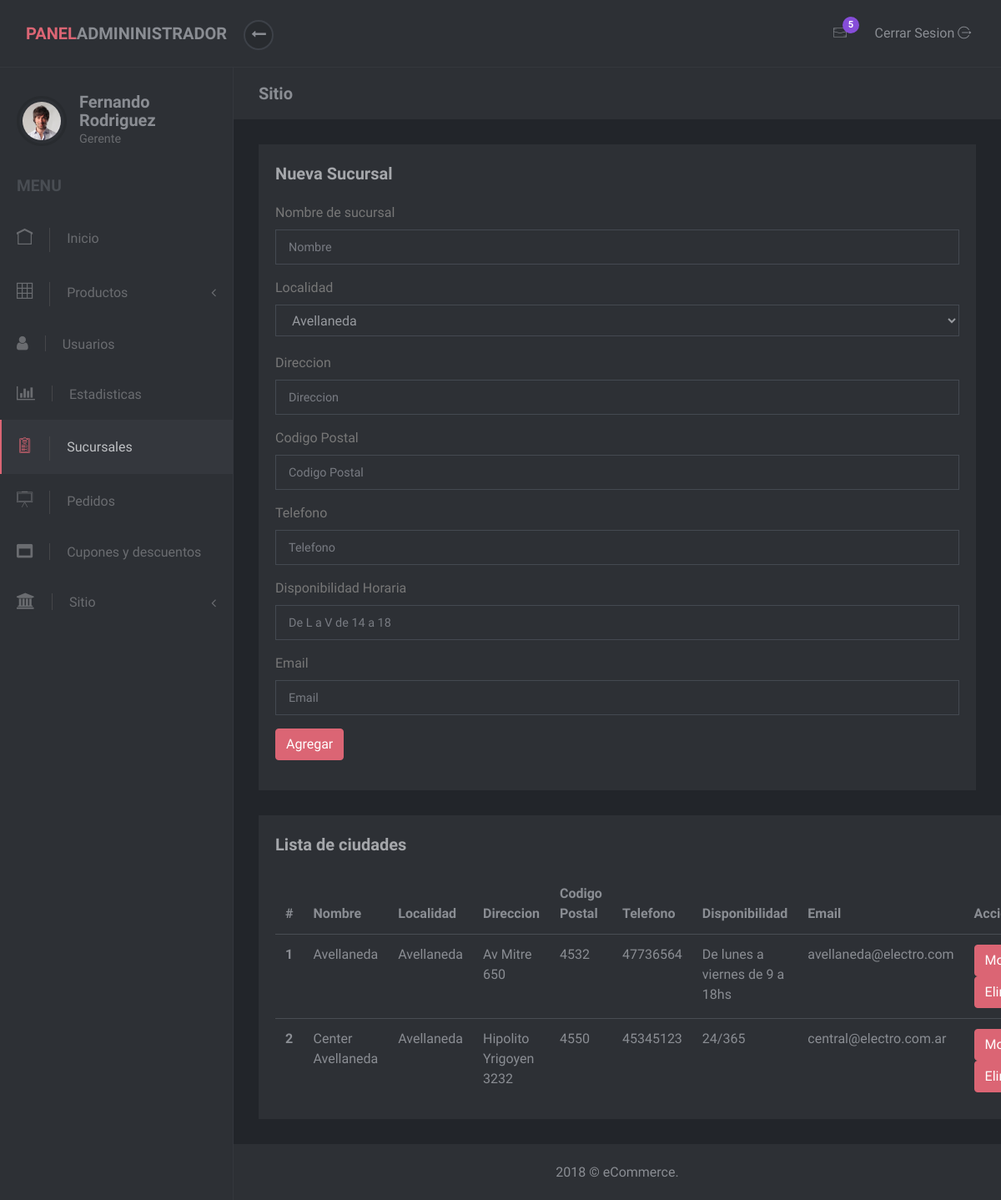
Page /admin/stores.php on the earlier database version.
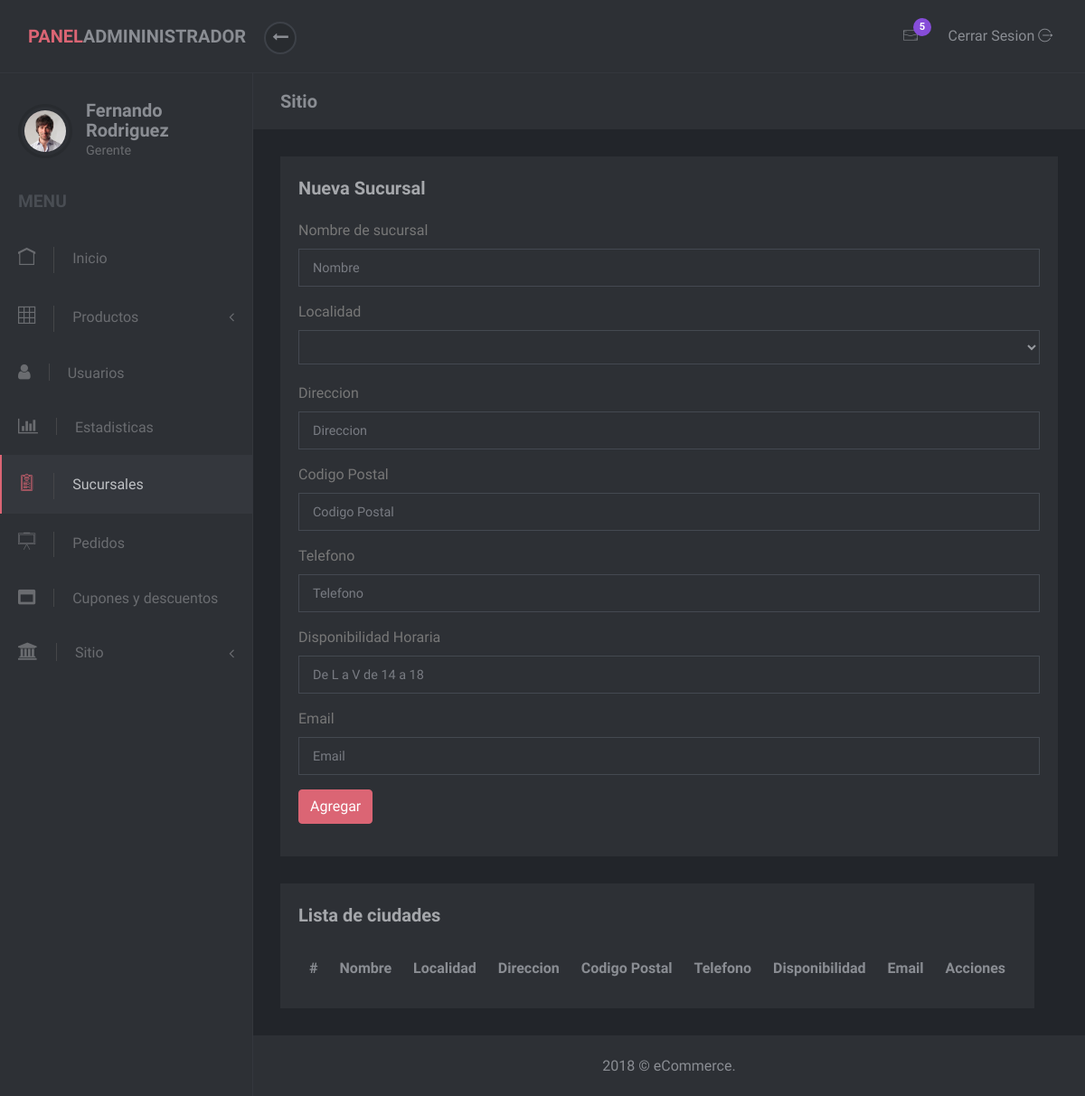
Same page on the later database version.
### tables this page shows
CREATE TABLE IF NOT EXISTS `store` (
  `idStore` int(11) NOT NULL,
  `idAddress` int(11) NOT NULL,
  `name` varchar(255) NOT NULL,
  `telephone` varchar(255) NOT NULL
);

CREATE TABLE IF NOT EXISTS `location` (
  `idLocation` int(11) NOT NULL,
  `idCity` int(11) NOT NULL,
  `name` varchar(255) NOT NULL
);

CREATE TABLE IF NOT EXISTS `address` (
  `idAddress` int(11) NOT NULL,
  `idLocation` int(11) NOT NULL,
  `address1` varchar(255) NOT NULL,
  `address2` varchar(255) NOT NULL,
  `postalCode` int(11) NOT NULL
);

### php/location.php (called while the page is built, shortened)
<?php
class Location
{
    function findLocationById($id)
    {
        $db = Database::getInstance();
        $mysqli = $db->getConnection();
        $sqlProcedure = "SELECT * FROM location WHERE idLocation='$id' LIMIT 1";
        if($result = $mysqli->query($sqlProcedure))
        {
            if(mysqli_num_rows($result) > 0)
            {
                $row = $result->fetch_array(MYSQLI_ASSOC);
                $this->name = $row["name"];
            }
        }else{
            new LogFiles(__FUNCTION__,"No puede devolver la localidad");
            header(ERROR_404);
        }
    }
    function getListOfLocations()
    {
        $db = Database::getInstance();
        $mysqli = $db->getConnection();
        $sqlProcedure = "SELECT * FROM location";
        if($result = $mysqli->query($sqlProcedure))
        {
                $listaLocations = array();
                while ($row = $result->fetch_assoc())
                {
                    $listaLocations[] = $row;
                }
                return $listaLocations;
        }else{
            new LogFiles(__FUNCTION__,"No puede devolver todos las localidades");
            header(ERROR_404);
        }
        return null;
    }
}
?>

### admin/requestsAdmin.php (called while the page is built, shortened)
<?php
include_once(dirname(__FILE__) . "/.." . "/php/location.php");
include_once(dirname(__FILE__) . "/.." . "/php/address.php");
include_once(dirname(__FILE__) . "/.." . "/php/store.php");
function locationListar()
{
    $location = new Location();
    return $location->getListOfLocations();
}
function storeListar()
{
    $store = new Store();
    return $store->getListOfStores();
}
?>

### php/store.php (called while the page is built, shortened)
<?php
class Store
{
    function getListOfStores()
    {
        $db = Database::getInstance();
        $mysqli = $db->getConnection();
        $sqlProcedure = "SELECT * FROM store";
        if($result = $mysqli->query($sqlProcedure))
        {
                $listaStores = array();
                while ($row = $result->fetch_assoc())
                {
                    $listaStores[] = $row;
                }
                return $listaStores;
        }else{
            new LogFiles(__FUNCTION__,"No puede devolver todos las sucursales");
            header(ERROR_404);
        }
        return null;
    }
}
?>

### php/address.php (called while the page is built, shortened)
<?php
class Address
{
    function findAddressById($id)
    {
        $db = Database::getInstance();
        $mysqli = $db->getConnection();
        $sqlProcedure = "SELECT * FROM address WHERE idAddress='$id' LIMIT 1";
        if($result = $mysqli->query($sqlProcedure))
        {
            if(mysqli_num_rows($result) > 0)
            {
                $row = $result->fetch_array(MYSQLI_ASSOC);
                $this->dir = $row["dir"];
                $this->postalCode = $row["postalCode"];
            }
        }else{
            new LogFiles(__FUNCTION__,"No puede devolver la direccion");
            header(ERROR_404);
        }
    }
}
?>

### admin/stores.php (the view, shortened to what the changed rows need)
<?php
   include(dirname(__FILE__) . "/requestsAdmin.php");
?>
<!DOCTYPE html>
<html>
   <head>
      <link rel="stylesheet" href="vendor/bootstrap/css/bootstrap.min.css">
      <link rel="stylesheet" href="vendor/font-awesome/css/font-awesome.min.css">
      <link rel="stylesheet" href="css/font.css">
      <link rel="stylesheet" href="css/style.pink.css" id="theme-stylesheet">
      <link rel="stylesheet" href="css/custom.css">
   </head>
   <body>
      <div class="d-flex align-items-stretch">
         <nav id="sidebar">
            <div class="sidebar-header d-flex align-items-center">
               <div class="title">
                  <h1 class="h5">Fernando Rodriguez</h1>
               </div>
            </div>
         </nav>
         <div class="page-content">
            <div class="page-header">
               <div class="container-fluid">
                  <h2 class="h5 no-margin-bottom">Sitio</h2>
               </div>
            </div>
            <section class="no-padding-top no-padding-bottom">
               <div class="container-fluid">
                  <div class="row">
                     <div class="col">
                        <div class="block">
                           <div class="block-body">
                                  <div class="form-group">
                                    <label class="form-control-label">Localidad</label>
                                    <select class="form-control" id="codigoLocation">
                                      <?php
                                          $localidades = locationListar();
                                          foreach ($localidades as $localidad)
                                          {
                                      ?>
                                      <option value="<?php echo $localidad["idLocation"];?>"><?php echo $localidad["name"]; ?></option>
                                          <?php } ?>
                                    </select>
                                  </div>
                           </div>
                        </div>
                     </div>
                     <div id="table-stores">
                        <div class="col">
                           <div class="block margin-bottom-sm">
                              <table class="table">
                                 <thead>
                                    <tr>
                                        <th>#</th>
                                        <th>Nombre</th>
                                        <th>Localidad</th>
                                        <th>Direccion</th>
                                        <th>Codigo Postal</th>
                                        <th>Telefono</th>
                                        <th>Disponibilidad</th>
                                        <th>Email</th>
                                        <th>Acciones</th>
                                 </thead>
                                 <tbody>
                                 <?php
                                          $stores = storeListar();
                                          $count = 1;
                                          foreach ($stores as $store)
                                          {
                                          ?>
                                          <tr>
                                            <th scope="row"><?php echo $count; ?></th>
                                            <td><?php echo $store["name"]; ?></td>
                                            <td>
                                                <?php
                                                $address = new Address();
                                                $address->findAddressById($store["idAddress"]);
                                                $location = new Location();
                                                $location->findLocationById($address->idLocation);
                                                echo $location->name;
                                                ?>
                                            </td>
                                            <td><?php echo $address->dir; ?></td>
                                            <td><?php echo $address->postalCode; ?></td>
                                            <td><?php echo $store["telephone"]; ?></td>
                                            <td><?php echo $store["available"]; ?></td>
                                            <td><?php echo $store["email"]; ?></td>
                                            <td><input type="submit" value="Modificar" class="btn btn-primary"> <input type="submit" value="Eliminar" onclick="eliminarStore(<?php echo $store["idStore"]; ?>)" class="btn btn-primary"></td>
                                          </tr>
                                          <?php
                                            $count++;
                                            }
                                          ?>
                                 </tbody>
                              </table>
                           </div>
                        </div>
                     </div>
                  </div>
               </div>
            </section>
         </div>
      </div>
   </body>
</html>

Differences in the rows shown:
removed store: name "Avellaneda", location.name "Avellaneda", idAddress.dir "Av Mitre 650", idAddress.postalCode "4532", telephone "47736564", available "De lunes a viernes de 9 a 18hs", email "avellaneda@electro.com"
removed store: name "Center Avellaneda", location.name "Avellaneda", idAddress.dir "Hipolito Yrigoyen 3232", idAddress.postalCode "4550", telephone "45345123", available "24/365", email "central@electro.com.ar"
Other differences:
form field value: "Avellaneda" → (not shown)
